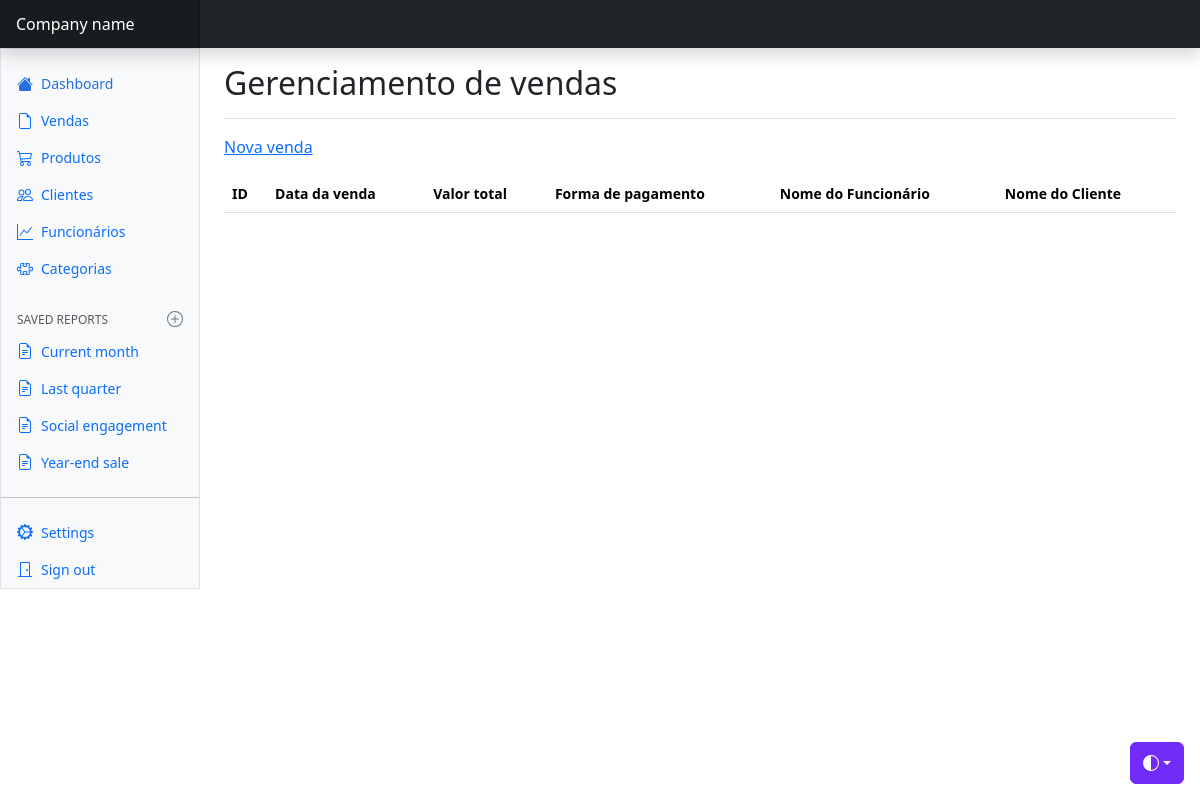
Page /rosaintima/views/venda/index.php on the earlier database version.
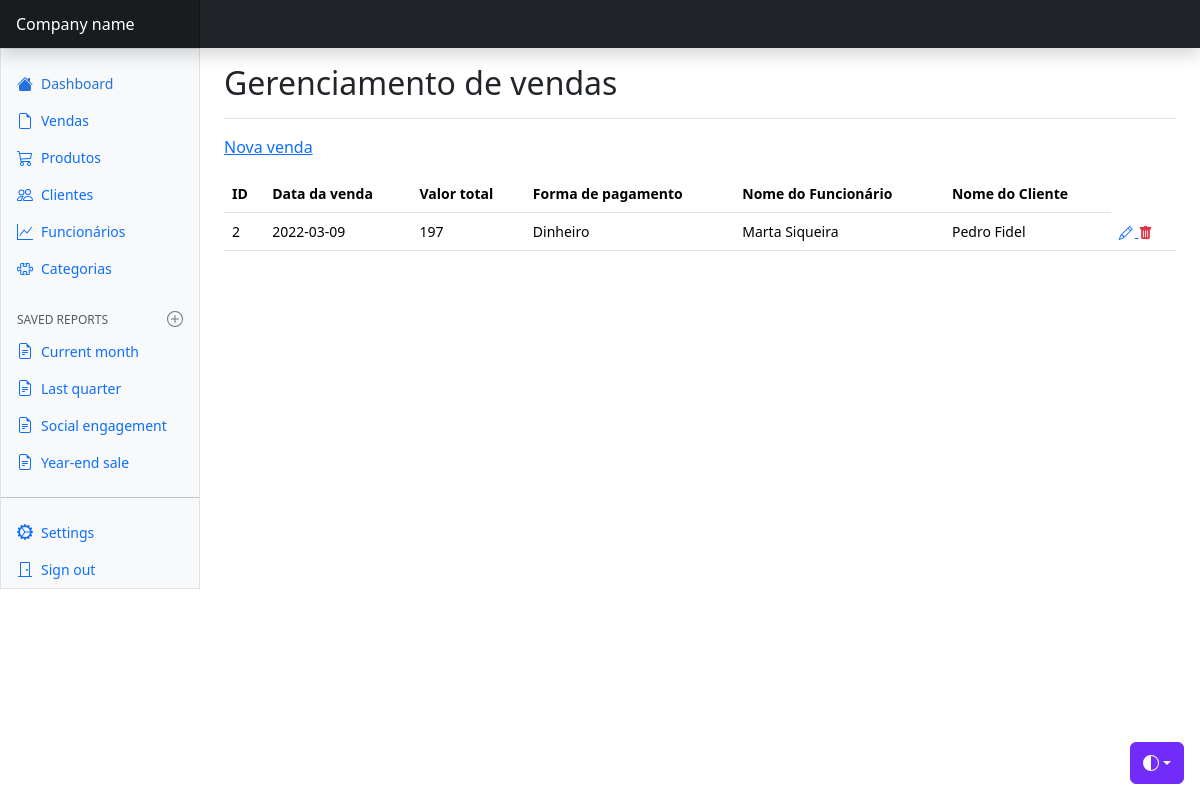
Same page on the later database version.
### tables this page shows
CREATE TABLE `venda` (
  `id_venda` int NOT NULL AUTO_INCREMENT,
  `data_venda` date DEFAULT NULL,
  `valor_total` int DEFAULT NULL,
  `forma_pagamento` varchar(45) DEFAULT NULL,
  `id_cliente` int NOT NULL,
  `id_funcionario` int NOT NULL,
  PRIMARY KEY (`id_venda`),
  KEY `fk_locacao_cliente1_idx` (`id_cliente`),
  KEY `fk_venda_funcionario1_idx` (`id_funcionario`),
  CONSTRAINT `fk_locacao_cliente1` FOREIGN KEY (`id_cliente`) REFERENCES `cliente` (`id_cliente`),
  CONSTRAINT `fk_venda_funcionario1` FOREIGN KEY (`id_funcionario`) REFERENCES `funcionario` (`id_funcionario`)
);

CREATE TABLE `funcionario` (
  `id_funcionario` int NOT NULL AUTO_INCREMENT,
  `nome` varchar(45) DEFAULT NULL,
  `cpf` varchar(45) DEFAULT NULL,
  `telefone` varchar(45) DEFAULT NULL,
  `cargo` varchar(45) DEFAULT NULL,
  PRIMARY KEY (`id_funcionario`)
);

CREATE TABLE `cliente` (
  `id_cliente` int NOT NULL AUTO_INCREMENT,
  `nome` varchar(45) DEFAULT NULL,
  `cpf` varchar(45) DEFAULT NULL,
  `telefone` varchar(45) DEFAULT NULL,
  `email` varchar(45) DEFAULT NULL,
  PRIMARY KEY (`id_cliente`)
);

### rosaintima/config/BD.php (called while the page is built)
<?php
    class BD {
        public static function getConexao() {
            $conn = new PDO(
                "mysql:host=localhost;dbname=bd_rosaintima",
                "root",
                "root"
            );
            return $conn;
        }
    }

### rosaintima/model/dao/VendaDAO.PHP (called while the page is built, shortened)
<?php
    class VendaDAO {
        public function read() {
            try {
                $query = BD::getConexao()->prepare("SELECT * FROM venda");
                if(!$query->execute()){
                    print_r($query->errorInfo());
                }
                $listaVendas = array();
                foreach($query->fetchAll(PDO::FETCH_ASSOC) as $linha) {
                    $venda = new Venda();
                    $venda->setId($linha['id_venda']);
                    $venda->setData_venda($linha['data_venda']);
                    $venda->setValor_total($linha['valor_total']);
                    $venda->setForma_pagamento($linha['forma_pagamento']);
                    $daoFuncionario = new FuncionarioDAO();
                    $funcionario = $daoFuncionario->find($linha['id_funcionario']);
                    $venda->setFuncionario($funcionario);
                    $daoCliente = new ClienteDAO();
                    $cliente = $daoCliente->find($linha['id_cliente']);
                    $venda->setCliente($cliente);
                    array_push($listaVendas, $venda);
                }
                return $listaVendas;
            }
            catch(PDOException $e) {
                echo "Erro #2: " . $e->getMessage();
            }
        }
    }

### rosaintima/model/dao/FuncionarioDAO.php (called while the page is built, shortened)
<?php
    class FuncionarioDAO {
        public function find($id) {
            try {
                $query = BD::getConexao()->prepare("SELECT * FROM funcionario WHERE id_funcionario = :i");
                $query->bindValue(':i', $id, PDO::PARAM_INT);
                if(!$query->execute()){
                    print_r($query->errorInfo());
                }
                if($linha = $query->fetch(PDO::FETCH_ASSOC)) {
                    $funcionario = new Funcionario();
                    $funcionario->setId($linha['id_funcionario']);
                    $funcionario->setNome($linha['nome']);
                    $funcionario->setCpf($linha['cpf']);
                    $funcionario->setCargo($linha['cargo']);
                    $funcionario->setTelefone($linha['telefone']);
                }
                    return $funcionario;
            }
            catch(PDOException $e) {
                echo "Erro #3: " . $e->getMessage();
            }
        }
    }

### rosaintima/model/dao/ClienteDAO.php (called while the page is built, shortened)
<?php
    class ClienteDAO {
        public function find($id) {
            try {
                $query = BD::getConexao()->prepare("SELECT * FROM cliente WHERE id_cliente = :i");
                $query->bindValue(':i', $id, PDO::PARAM_INT);
                if(!$query->execute()){
                    print_r($query->errorInfo());
                }
                if($linha = $query->fetch(PDO::FETCH_ASSOC)) {
                    $cliente = new Cliente();
                    $cliente->setId($linha['id_cliente']);
                    $cliente->setNome($linha['nome']);
                    $cliente->setCpf($linha['cpf']);
                    $cliente->setEmail($linha['email']);
                    $cliente->setTelefone($linha['telefone']);
                }
                    return $cliente;
            }
            catch(PDOException $e) {
                echo "Erro #3: " . $e->getMessage();
            }
        }
    }

### rosaintima/model/bean/Venda.php (called while the page is built)
<?php
    class Venda {
        private $id;
        private $data_venda;
        private $valor_total;
        private $forma_pagamento;
        private $funcionario;
        private $cliente;
        public function getId() {
            return $this->id;
        }
        public function setId($id) {
            $this->id = $id;
        }
        public function getData_venda() {
            return $this->data_venda;
        }
        public function setData_venda($data_venda) {
            $this->data_venda = $data_venda;
        }
        public function getValor_total() {
            return $this->valor_total;
        }
        public function setValor_total($valor_total) {
            $this->valor_total = $valor_total;
        }
        public function getForma_pagamento() {
            return $this->forma_pagamento;
        }
        public function setForma_pagamento($forma_pagamento) {
            $this->forma_pagamento = $forma_pagamento;
        }
        public function getFuncionario() {
            return $this->funcionario;
        }
        public function setFuncionario($funcionario) {
            $this->funcionario = $funcionario;
        }
        public function getCliente() {
            return $this->cliente;
        }
        public function setCliente($cliente) {
            $this->cliente = $cliente;
        }
    }

### rosaintima/model/bean/Funcionario.php (called while the page is built, shortened)
<?php
    class Funcionario {
        private $nome;
        public function getNome() {
            return $this->nome;
        }
        public function setNome($nome) {
            $this->nome = $nome;
        }
    }

### rosaintima/model/bean/Cliente.php (called while the page is built, shortened)
<?php
    class Cliente {
        private $nome;
        public function getNome() {
            return $this->nome;
        }
        public function setNome($nome) {
            $this->nome = $nome;
        }
    }

### rosaintima/views/venda/index.php (the view, shortened to what the changed rows need)
<?php
    $dao = new VendaDAO();
?>
<!doctype html>
<html lang="en" data-bs-theme="auto">
  <head>
    <link href="../../css/bootstrap.min.css" rel="stylesheet" />
    <link rel="stylesheet" href="https://cdn.jsdelivr.net/npm/bootstrap-icons@1.13.1/font/bootstrap-icons.min.css">
    <link href="../../css/dashboard.css" rel="stylesheet" />
  </head>
  <body>
    <div class="container-fluid">
      <div class="row">
        <main class="col-md-9 ms-sm-auto col-lg-10 px-md-4">
          <div
            class="d-flex justify-content-between flex-wrap flex-md-nowrap align-items-center pt-3 pb-2 mb-3 border-bottom"
          >
            <h1 class="h2">Gerenciamento de vendas</h1>
          </div>
          <div class="table-responsive small">
            <table class="table table-hover">
                <tr>
                    <th>ID</th>
                    <th>Data da venda</th>
                    <th>Valor total</th>
                    <th>Forma de pagamento</th>
                    <th>Nome do Funcionário</th>
                    <th>Nome do Cliente</th>
                </tr>
                <?php foreach($dao->read() as $venda) : ?>
                    <tr>
                        <td><?= $venda->getId() ?></td>
                        <td><?= $venda->getData_venda() ?></td>
                        <td><?= $venda->getValor_total() ?></td>
                        <td><?= $venda->getForma_pagamento() ?></td>
                        <td><?= $venda->getFuncionario()->getNome(); ?></td>
                        <td><?= $venda->getCliente()->getNome(); ?></td>
                        <td>
                          <a title="Editar" href="edit.php?id=<?= $venda->getId() ?>">
                            <i class="bi bi-pencil"></i>
                          </a>
                          <a title="Excluir" class="link-danger" href="destroy.php?id=<?= $venda->getId() ?>">
                            <i class="bi bi-trash-fill"></i>
                          </a>
                        </td>
                    </tr>
                <?php endforeach ?>
            </table>
          </div>
        </main>
      </div>
    </div>
  </body>
</html>

Differences in the rows shown:
added venda: id_venda "2", data_venda "2022-03-09", valor_total "197", forma_pagamento "Dinheiro", id_funcionario.nome "Marta Siqueira", id_cliente.nome "Pedro Fidel"
